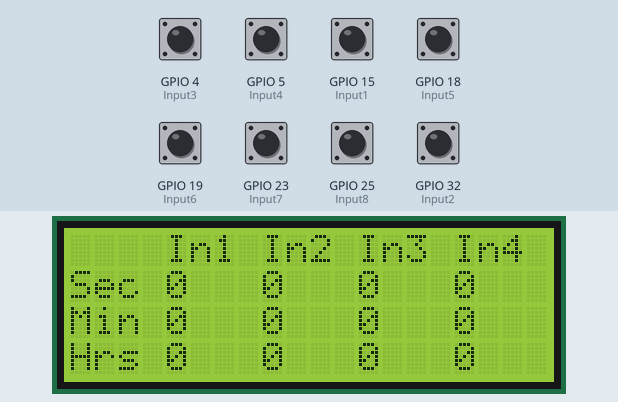
Bench run of a sketch on a simulated ESP32. On the bench: 20×4 character LCD. Inputs (shaded band) come from the test bench; at power-on: GPIO 4 (Input3), GPIO 5 (Input4), GPIO 15 (Input1), GPIO 18 (Input5), GPIO 19 (Input6), GPIO 23 (Input7), GPIO 25 (Input8), GPIO 32 (Input2) HIGH. What the sketch prints to the serial monitor is not drawn.

Above: at 1.2 s.
1.3 s: GPIO 4 (Input3) pulled LOW for 0.15 s
At 3.4 s:
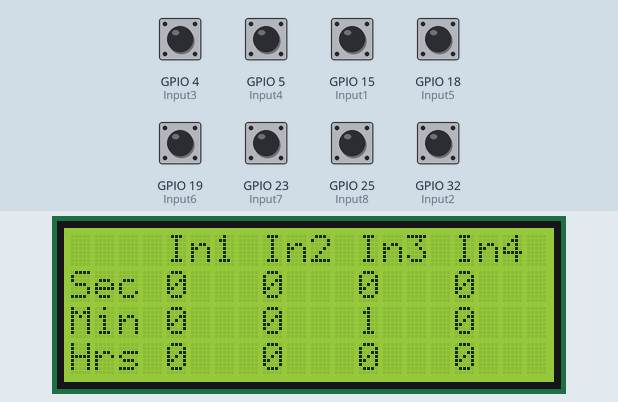
3.7 s: GPIO 5 (Input4) pulled LOW for 0.15 s
At 4.9 s:
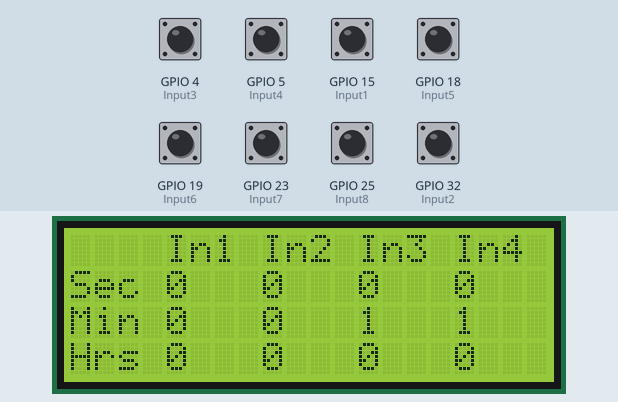
5.8 s: GPIO 18 (Input5) pulled LOW for 0.15 s
At 7.7 s:
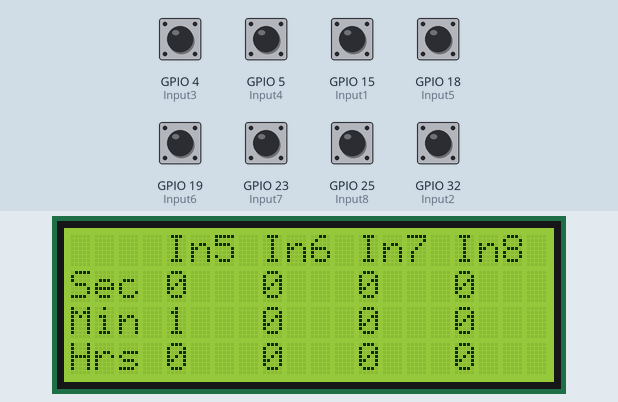
8.0 s: GPIO 15 (Input1) pulled LOW for 0.15 s
At 10.9 s:
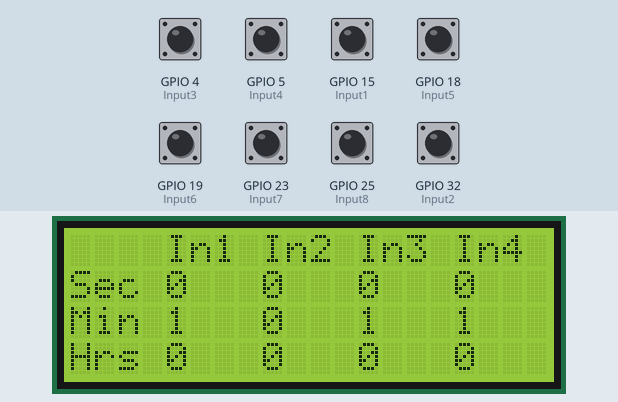
11.1 s: GPIO 32 (Input2) pulled LOW for 0.15 s
At 12.5 s:
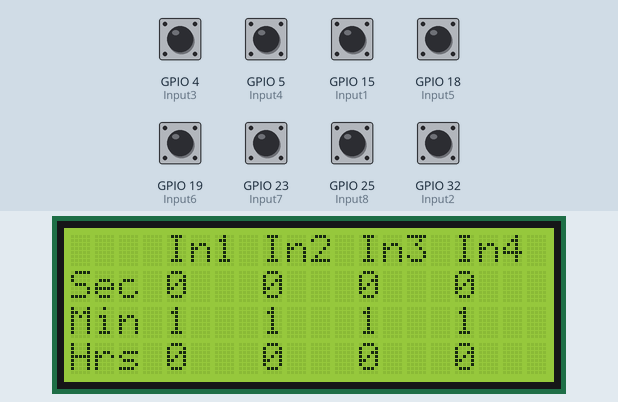
13.4 s: GPIO 19 (Input6) pulled LOW for 0.15 s
At 16.7 s:
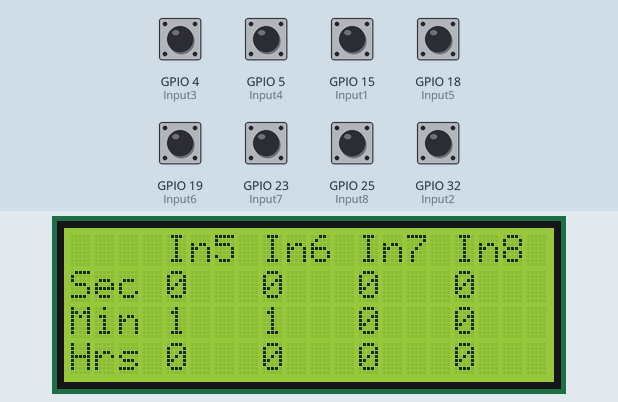
Timing chart, 0 to 17.5 s (numbered marks = the images above; inputs shaded):
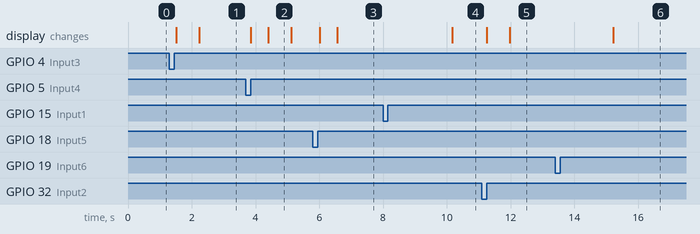

Measured:
- after the input at 1.3 s, the display: first changes after 0.21 s (image 1 shows a later state)
- after the input at 5.8 s, the display: first changes after 0.22 s (image 3 shows a later state)
- after the input at 11.1 s, the display: first changes after 0.15 s (image 5 shows a later state)
- what the display in image 2 shows lasts 0.7 s, from 4.4 s to 5.1 s

The sketch:

ESP32_20x4_lCD-12c_plusesUsingPushbuttons.ino
```cpp
#include <LiquidCrystal_I2C.h>
#define Input1 15
#define Input2 32
#define Input3 4
#define Input4 5
#define Input5 18
#define Input6 19
#define Input7 23
#define Input8 25

int lcdColumns = 20;
int lcdRows = 4;
LiquidCrystal_I2C lcd(0x27, lcdColumns, lcdRows);

unsigned long lastDB1=0,lastDB2=0,lastDB3=0,lastDB4=0,lastDB5=0,lastDB6=0,lastDB7=0,lastDB8=0;
unsigned long timer1sec=millis(),timer1min=millis(),timer1hour=millis(),timerInline0=millis();
int btn1State=1,btn2State=1,btn3State=1,btn4State=1,btn5State=1,btn6State=1,btn7State=1,btn8State=1;
int secCont1,secCont2,secCont3,secCont4,secCont5,secCont6,secCont7,secCont8;
int minCont1,minCont2,minCont3,minCont4,minCont5,minCont6,minCont7,minCont8;
int hourCont1,hourCont2,hourCont3,hourCont4,hourCont5,hourCont6,hourCont7,hourCont8;
int Inline0=1;

void setup(){
  Serial.begin(115200);
  pinMode(Input1, INPUT_PULLUP);
  pinMode(Input2, INPUT_PULLUP);
  pinMode(Input3, INPUT_PULLUP);
  pinMode(Input4, INPUT_PULLUP);
  pinMode(Input5, INPUT_PULLUP);
  pinMode(Input6, INPUT_PULLUP);
  pinMode(Input7, INPUT_PULLUP);
  pinMode(Input8, INPUT_PULLUP);
  attachInterrupt(digitalPinToInterrupt(Input1), Btn1, CHANGE);
  attachInterrupt(digitalPinToInterrupt(Input2), Btn2, CHANGE);
  attachInterrupt(digitalPinToInterrupt(Input3), Btn3, CHANGE);
  attachInterrupt(digitalPinToInterrupt(Input4), Btn4, CHANGE);
  attachInterrupt(digitalPinToInterrupt(Input5), Btn5, CHANGE);
  attachInterrupt(digitalPinToInterrupt(Input6), Btn6, CHANGE);
  attachInterrupt(digitalPinToInterrupt(Input7), Btn7, CHANGE);
  attachInterrupt(digitalPinToInterrupt(Input8), Btn8, CHANGE);
  lcd.init();
  lcd.backlight();
}

void loop(){
     if(millis()-timerInline0>5000){
      timerInline0=millis();
      Inline0 = !Inline0;
     }
    ReadBtn();
    showData();
    showDisplay();
}

void Btn1(){
  btn1State = digitalRead(Input1);
  lastDB1= millis();
  }
void Btn2(){
  btn2State = digitalRead(Input2);
  lastDB2= millis();
  }
void Btn3(){
  btn3State = digitalRead(Input3);
  lastDB3= millis();
  }
void Btn4(){
  btn4State = digitalRead(Input4);
  lastDB4= millis();
  }
void Btn5(){
  btn5State = digitalRead(Input5);
  lastDB5= millis();
  }
void Btn6(){
  btn6State = digitalRead(Input6);
  lastDB6= millis();
  }
void Btn7(){
  btn7State = digitalRead(Input7);
  lastDB7= millis();
  }
void Btn8(){
  btn8State = digitalRead(Input8);
  lastDB8= millis();
  }


void ReadBtn()
{
  if(btn1State == LOW && millis()- lastDB1 >= 50)
  {
  lastDB1=0;
  btn1State=1;
  Serial.println("Btn1pressed");
  secCont1++;
  }
  if(btn2State == LOW && millis()- lastDB2 >= 50)
  {
  lastDB2=0;
  btn2State=1;
  Serial.println("Btn2pressed");
  secCont2++;
  }
  if(btn3State == LOW && millis()- lastDB3 >= 50)
  {
  lastDB3=0;
  btn3State=1;
  Serial.println("Btn3pressed");
  secCont3++;
  }
  if(btn4State == LOW && millis()- lastDB4 >= 50)
  {
  lastDB4=0;
  btn4State=1;
  Serial.println("Btn4pressed");
  secCont4++;
  }
  if(btn5State == LOW && millis()- lastDB5 >= 50)
  {
  lastDB5=0;
  btn5State=1;
  Serial.println("Btn5pressed");
  secCont5++;
  }
  if(btn6State == LOW && millis()- lastDB6 >= 50)
  {
  lastDB6=0;
  btn6State=1;
  Serial.println("Btn6pressed");
  secCont6++;
  }
  if(btn7State == LOW && millis()- lastDB7 >= 50)
  {
  lastDB7=0;
  btn7State=1;
  Serial.println("Btn7pressed");
  secCont7++;
  }
  if(btn8State == LOW && millis()- lastDB8 >= 50)
  {
  lastDB8=0;
  btn8State=1;
  Serial.println("Btn8pressed");
  secCont8++;
  }
}


void showDisplay()
{
  lcd.setCursor(0,1);
  lcd.print("Sec");
  lcd.setCursor(0,2);
  lcd.print("Min");
  lcd.setCursor(0,3);
  lcd.print("Hrs");
 if(Inline0)
  {
  lcd.setCursor(4,0);
  lcd.print("In1");
  lcd.setCursor(8,0);
  lcd.print("In2");
  lcd.setCursor(12,0);
  lcd.print("In3");
  lcd.setCursor(16,0);
  lcd.print("In4");

  lcd.setCursor(4,1);
  lcd.print("   ");
  lcd.setCursor(4,1);
  lcd.print(secCont1);
  lcd.setCursor(4,2);
  lcd.print("   ");
  lcd.setCursor(4,2);
  lcd.print(minCont1);
  lcd.setCursor(4,3);
  lcd.print("   ");
  lcd.setCursor(4,3);
  lcd.print(hourCont1);

  lcd.setCursor(8,1);
  lcd.print("   ");
  lcd.setCursor(8,1);
  lcd.print(secCont2);
  lcd.setCursor(8,2);
  lcd.print("   ");
  lcd.setCursor(8,2);
  lcd.print(minCont2);
  lcd.setCursor(8,3);
  lcd.print("   ");
  lcd.setCursor(8,3);
  lcd.print(hourCont2);

  lcd.setCursor(12,1);
  lcd.print("   ");
  lcd.setCursor(12,1);
  lcd.print(secCont3);
  lcd.setCursor(12,2);
  lcd.print("   ");
  lcd.setCursor(12,2);
  lcd.print(minCont3);
  lcd.setCursor(12,3);
  lcd.print("   ");
  lcd.setCursor(12,3);
  lcd.print(hourCont3);

  lcd.setCursor(16,1);
  lcd.print("   ");
  lcd.setCursor(16,1);
  lcd.print(secCont4);
  lcd.setCursor(16,2);
  lcd.print("   ");
  lcd.setCursor(16,2);
  lcd.print(minCont4);
  lcd.setCursor(16,3);
  lcd.print("   ");
  lcd.setCursor(16,3);
  lcd.print(hourCont4);
  }
  else
  {
  lcd.setCursor(4,0);
  lcd.print("In5");
  lcd.setCursor(8,0);
  lcd.print("In6");
  lcd.setCursor(12,0);
  lcd.print("In7");
  lcd.setCursor(16,0);
  lcd.print("In8");

  lcd.setCursor(4,1);
  lcd.print("   ");
  lcd.setCursor(4,1);
  lcd.print(secCont5);
  lcd.setCursor(4,2);
  lcd.print("   ");
  lcd.setCursor(4,2);
  lcd.print(minCont5);
  lcd.setCursor(4,3);
  lcd.print("   ");
  lcd.setCursor(4,3);
  lcd.print(hourCont5);

  lcd.setCursor(8,1);
  lcd.print("   ");
  lcd.setCursor(8,1);
  lcd.print(secCont6);
  lcd.setCursor(8,2);
  lcd.print("   ");
  lcd.setCursor(8,2);
  lcd.print(minCont6);
  lcd.setCursor(8,3);
  lcd.print("   ");
  lcd.setCursor(8,3);
  lcd.print(hourCont6);

  lcd.setCursor(12,1);
  lcd.print("   ");
  lcd.setCursor(12,1);
  lcd.print(secCont7);
  lcd.setCursor(12,2);
  lcd.print("   ");
  lcd.setCursor(12,2);
  lcd.print(minCont7);
  lcd.setCursor(12,3);
  lcd.print("   ");
  lcd.setCursor(12,3);
  lcd.print(hourCont7);

  lcd.setCursor(16,1);
  lcd.print("   ");
  lcd.setCursor(16,1);
  lcd.print(secCont8);
  lcd.setCursor(16,2);
  lcd.print("   ");
  lcd.setCursor(16,2);
  lcd.print(minCont8);
  lcd.setCursor(16,3);
  lcd.print("   ");
  lcd.setCursor(16,3);
  lcd.print(hourCont8);
  }
}


void showData(){
      if(millis()-timer1sec>1000){
      timer1sec=millis();
      minCont1=minCont1+secCont1;
      minCont2=minCont2+secCont2;
      minCont3=minCont3+secCont3;
      minCont4=minCont4+secCont4;
      minCont5=minCont5+secCont5;
      minCont6=minCont6+secCont6;
      minCont7=minCont7+secCont7;
      minCont8=minCont8+secCont8;
      secCont1=0;secCont2=0;secCont3=0;secCont4=0;secCont5=0;secCont6=0;secCont7=0;secCont8=0;
      }

      if(millis()-timer1min>60000){
      timer1min=millis();
      showDisplay();
      hourCont1=hourCont1+minCont1;
      hourCont2=hourCont2+minCont2;
      hourCont3=hourCont3+minCont3;
      hourCont4=hourCont4+minCont4;
      hourCont5=hourCont5+minCont5;
      hourCont6=hourCont6+minCont6;
      hourCont7=hourCont7+minCont7;
      hourCont8=hourCont8+minCont8;
      minCont1=0;minCont2=0;minCont3=0;minCont4=0;minCont5=0;minCont6=0;minCont7=0;minCont8=0;

    }
      if(millis()-timer1hour>3600000){
      timer1hour=millis();
      showDisplay();
      hourCont1=0;hourCont2=0;hourCont3=0;hourCont4=0;hourCont5=0;hourCont6=0;hourCont7=0;hourCont8=0;
    }

}
```
